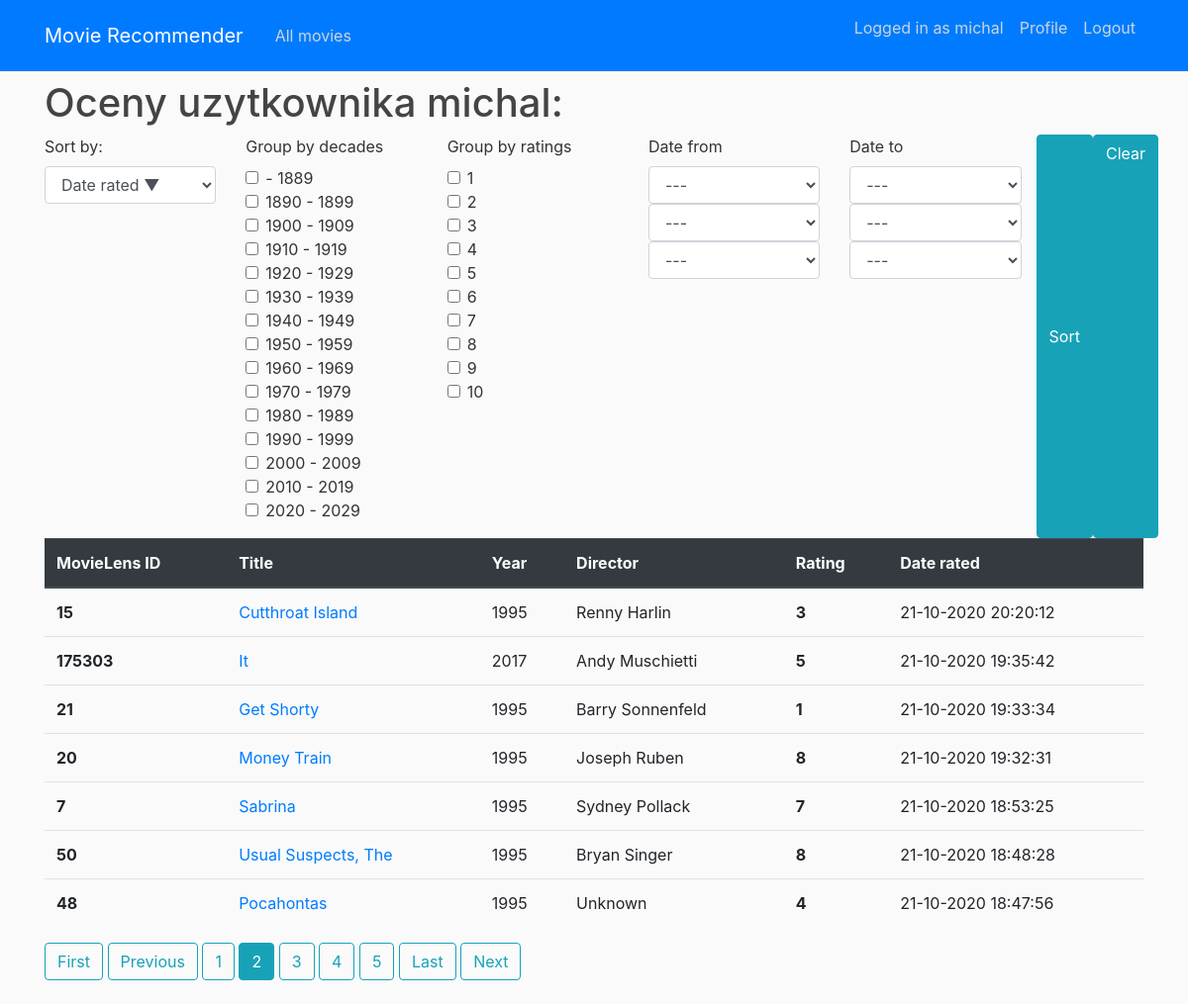
Screenshot of /profile/?sort_by=-date_rated&page=2 (signed in) with the database file from the repository.
### recommender/models.py (models this page shows, shortened)
class Rating(models.Model):
    movielens_id = models.ForeignKey(Movie, to_field='movielens_id', on_delete=models.CASCADE)
    who_rated = models.ForeignKey(User, on_delete=models.CASCADE)
    value = models.PositiveSmallIntegerField(validators=[MinValueValidator(1), MaxValueValidator(10)])
    date_rated = models.DateTimeField(default=timezone.now)
    class Meta:
        constraints = [models.UniqueConstraint(fields=['movielens_id', 'who_rated'], name='No multiple ratings')]

class Movie(models.Model):
    movielens_id = models.IntegerField(unique=True)
    imdb_id = models.IntegerField()
    tmdb_id = models.IntegerField()
    title = models.CharField(max_length=200)
    year_released = models.IntegerField()
    director = models.CharField(max_length=100)

### recommender/views.py (the view)
# urls.py: path('profile/', RatingListView.as_view(), name='profile'),
class RatingListView(LoginRequiredMixin, ListView):
    model = Movie
    template_name = 'recommender/profile.html'
    context_object_name = 'ratings'
    paginate_by = 7
    ordering = '-date_rated'
    def get_queryset(self):
        self.get_grouping()
        print(self.extra_context)
        ordering = self.get_ordering()
        if ordering:
            if 'value' in ordering or 'date_rated' in ordering:
                return self.request.user.rating_set.all().order_by(ordering)
            else:
                if ordering.startswith('-'):
                    return self.request.user.rating_set.all().order_by(f'-movielens_id__{self.get_ordering()[1:]}')
                else:
                    return self.request.user.rating_set.all().order_by(f'movielens_id__{self.get_ordering()}')
        else:
            return self.request.user.rating_set.all()
    def get_grouping(self):
        if self.request.GET.__contains__('group_by_decades'):
            decades = list(map(int, self.request.GET.getlist('group_by_decades')))
            self.extra_context = {'group_by_decades': decades}
            return decades
        if self.request.GET.__contains__('group_by_ratings'):
            pass
        else:
            return None
    def get_ordering(self):
        if self.request.GET.__contains__('sort_by'):
            ordering = self.request.GET['sort_by']
        else:
            ordering = super().get_ordering()
        return ordering
    def get_context_data(self, *, object_list=None, **kwargs):
        context = super().get_context_data(**kwargs)
        context['form_sorting_grouping'] = MovieRatingSortForm(self.request.GET)
        context['sort_by'] = self.get_ordering()
        self.get_grouping()
        return context

### recommender/forms.py
class MovieRatingSortForm(forms.Form):
    def __init__(self, *args, **kwargs):
        super().__init__(*args, **kwargs)
        self.fields['sort_by'].label = 'Sort by:'
    SORTING_OPTIONS = SORTING_OPTIONS[:2] + SORTING_OPTIONS[6:] + (
    ('value', 'Rating \u25B2'),
    ('-value', 'Rating \u25BC'),
    ('date_rated', 'Date rated \u25B2'),
    ('-date_rated', 'Date rated \u25BC'))
    possible_ratings = [i for i in range(1, 11)]
    RATING_CHOICES = (tuple(zip(possible_ratings, possible_ratings)))
    sort_by = forms.ChoiceField(choices=SORTING_OPTIONS, required=False)
    group_by_ratings = forms.MultipleChoiceField(choices=RATING_CHOICES, widget=forms.CheckboxSelectMultiple, required=False)
    group_by_decades = forms.MultipleChoiceField(choices=DECADE_CHOICES, widget=forms.CheckboxSelectMultiple, required=False)
    date_from = forms.DateField(widget=forms.SelectDateWidget, required=False)
    date_to = forms.DateField(widget=forms.SelectDateWidget, required=False)

### recommender/templates/recommender/profile.html (shortened to what this page needs)
{% extends 'recommender/base.html' %}
{% load crispy_forms_tags %}
{% block content %}
    <h1>Oceny uzytkownika {{user.username}}:</h1>
    <div class="row">
        <div class="col">
            <form method="get">
            {{form_sorting_grouping.sort_by|as_crispy_field}}
        </div>
        <div class="col">
            {{form_sorting_grouping.group_by_decades|as_crispy_field }}
        </div>
        <div class="col">
            {{form_sorting_grouping.group_by_ratings|as_crispy_field }}
        </div>
        <div class="col">
            {{form_sorting_grouping.date_from|as_crispy_field }}
        </div>
        <div class="col">
            {{form_sorting_grouping.date_to|as_crispy_field }}
        </div>
              <button class="btn btn-info" type="submit">Sort</button>
                <a class="btn btn-info" href="{%url 'profile'%}">Clear</a>
        </div>
    <table class="table table-hover">
      <thead class="thead-dark">
        <tr>
          <th scope="col">MovieLens ID</th>
          <th scope="col">Title</th>
          <th scope="col">Year</th>
          <th scope="col">Director</th>
          <th scope="col">Rating</th>
          <th scope="col">Date rated</th>
        </tr>
      </thead>
      <tbody>
        {% for rating in ratings %}
        <tr>
            <th scope="row">{{rating.movielens_id.movielens_id}}</th>
            <td><a href="{% url 'movie_detail' rating.movielens_id.id %}">{{rating.movielens_id.title}}</a></td>
            <td>{{rating.movielens_id.year_released}}</td>
            <td>{{rating.movielens_id.director}}</td>
            <td class="font-weight-bold">{{rating.value}}</td>
            <td> {{rating.date_rated | date:"d-m-Y H:i:s" }}</td>
        </tr>
        {% endfor %}
      </tbody>
    </table>
    {% include 'recommender/pagination.html' %}
{% endblock content %}

### recommender/templates/recommender/base.html (shortened to what this page needs)
 {% load static %}
<!DOCTYPE html>
<html lang="en" xmlns="http://www.w3.org/1999/html">
<head>
    <link rel="stylesheet" href="https://stackpath.bootstrapcdn.com/bootstrap/4.5.2/css/bootstrap.min.css">
    <link rel="stylesheet" type="text/css" href="{%static 'recommender/main.css'%}">
</head>
<body>
     <header class="site-header">
      <nav class="navbar navbar-expand-md navbar-dark bg-primary fixed-top">
        <div class="container">
          <a class="navbar-brand mr-4" href="{%url 'homepage'%}">Movie Recommender</a>
          <div class="collapse navbar-collapse" id="navbarToggle">
            <div class="navbar-nav mr-auto">
              <a class="nav-item nav-link" href="{%url 'all_movies'%}">All movies</a>
            </div>
            <div class="navbar-nav">
               {% if user.is_authenticated %}
                  <p class="nav-item nav-link">Logged in as {{user.username}}</p>
                   <a class="nav-item nav-link" href="{%url 'profile'%}">Profile</a>
                   <a class="nav-item nav-link" href="{%url 'logout'%}">Logout</a>
                {% else %}
                  <a class="nav-item nav-link" href="{%url 'login'%}">Login</a>
                  <a class="nav-item nav-link" href="{%url 'register'%}">Register</a>
                {% endif %}
            </div>
          </div>
        </div>
      </nav>
    </header>
   <main role="main" class="container">
      <div class="row">
        <div class="col">
         {% block content %}{% endblock %}
        </div>
      </div>
    </main>
</body>
</html>

### recommender/static/recommender/main.css (style rules this page uses)
body { background: #fafafa; color: #333333; margin-top: 5rem; }
h1, h2, h3, h4, h5, h6 { color: #444444; }
.site-header .navbar-nav .nav-link { color: #cbd5db; }

### rows the page displays
Rating: movielens_id.movielens_id "15", movielens_id "Cutthroat Island", movielens_id.year_released "1995", movielens_id.director "Renny Harlin", value "3", date_rated "21-10-2020 20:20:12"
Rating: movielens_id.movielens_id "175303", movielens_id "It", movielens_id.year_released "2017", movielens_id.director "Andy Muschietti", value "5", date_rated "21-10-2020 19:35:42"
Rating: movielens_id.movielens_id "21", movielens_id "Get Shorty", movielens_id.year_released "1995", movielens_id.director "Barry Sonnenfeld", value "1", date_rated "21-10-2020 19:33:34"
Rating: movielens_id.movielens_id "20", movielens_id "Money Train", movielens_id.year_released "1995", movielens_id.director "Joseph Ruben", value "8", date_rated "21-10-2020 19:32:31"
Rating: movielens_id.movielens_id "7", movielens_id "Sabrina", movielens_id.year_released "1995", movielens_id.director "Sydney Pollack", value "7", date_rated "21-10-2020 18:53:25"
Rating: movielens_id.movielens_id "50", movielens_id "Usual Suspects, The", movielens_id.year_released "1995", movielens_id.director "Bryan Singer", value "8", date_rated "21-10-2020 18:48:28"
Rating: movielens_id.movielens_id "48", movielens_id "Pocahontas", movielens_id.year_released "1995", movielens_id.director "Unknown", value "4", date_rated "21-10-2020 18:47:56"

### other values shown
{{ user.username }} "michal"
{{ num }} "1" "3" "4" "5"
{{ num }} "2"
